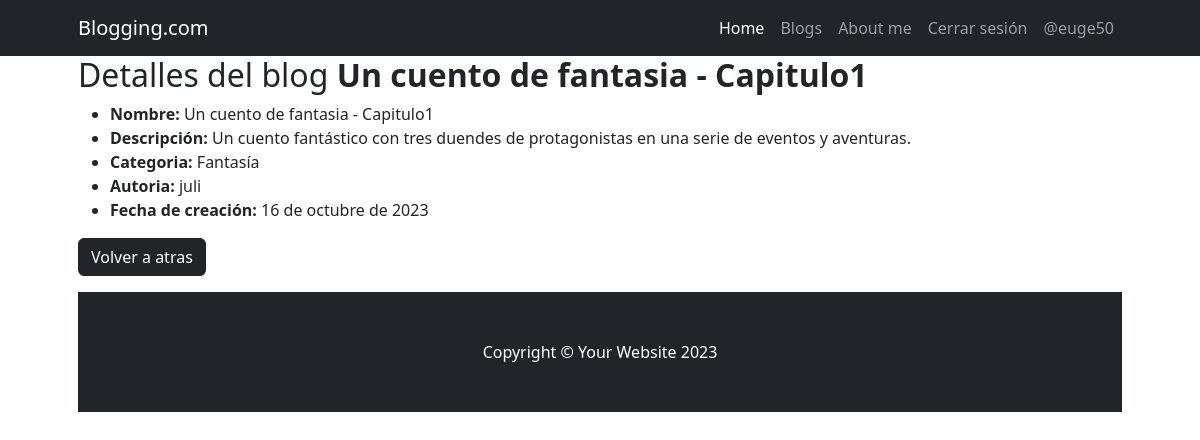
/blog/blog/detail/7 (signed in), run on the app's committed database.
### Blog/models.py (models this page shows, shortened)
class Blog(models.Model):
    categoria = models.ForeignKey(BlogCategoria, on_delete=models.SET_NULL, null=True, blank=True, verbose_name="categoría")
    titulo = models.CharField(max_length=100)
    descripcion_corta = models.CharField(max_length=200, null=True, blank=True, verbose_name="descripción corta")
    contenido = models.CharField(max_length=10000)
    usuario_origen_id = models.ForeignKey(User, on_delete=models.SET_NULL, null=True, blank=True, verbose_name="usuario")
    fecha_actualizacion = models.DateField(default=timezone.now, editable=False, verbose_name="fecha de actualización")
    class Meta:
        verbose_name = "blog"
        verbose_name_plural = "blogs"

class BlogCategoria(models.Model):
    nombre = models.CharField(max_length=50)
    descripcion = models.CharField(max_length=1000, null=True, blank=True, verbose_name="descripción")
    class Meta:
        verbose_name = "categoria de blogs"
        verbose_name_plural = "categorias de blogs"
    def __str__(self) -> str:
        return self.nombre

### Blog/views.py (the view)
# urls.py: path("blog/detail/<int:pk>", views.BlogDetail.as_view(), name="blog_detail"),
class BlogDetail(DetailView):
    model = models.Blog

### Blog/templates/blog/blog_detail.html
{% extends 'Blog/base.html' %}
{% block title %}
    <h2>Detalles del blog <strong>{{ object.titulo}}</strong> </h2>
{% endblock title %}
{% block blog %}
        <ul>
            <li><strong>Nombre:</strong> {{ object.titulo}}</li>
            <li><strong>Descripción:</strong> {{ object.descripcion_corta}} </li>
            <li><strong>Categoria:</strong> {{ object.categoria}} </li>
            <li><strong>Autoria:</strong> {{ object.usuario_origen_id}}</li>
            <li><strong>Fecha de creación:</strong> {{ object.fecha_actualizacion}}</li>
        </ul>
    <a href="{% url 'blog:blog_list' %}" class="btn btn-dark">Volver a atras</a>
{% endblock blog %}

### home/templates/home/navbar.html (shortened to what this page needs)
        <nav class="navbar navbar-expand-lg navbar-dark bg-dark">
            <div class="container px-5">
                <a class="navbar-brand" href="{% url 'home:index' %}">
                    Blogging.com</a>
                <div class="collapse navbar-collapse" id="navbarSupportedContent">
                    <ul class="navbar-nav ms-auto mb-2 mb-lg-0">
                        <li class="nav-item"><a class="nav-link active" aria-current="page" href="{% url 'home:index' %}">Home</a></li>
                        <li class="nav-item"><a class="nav-link" href="{% url 'blog:index' %}">Blogs</a></li>
                        <li class="nav-item"><a class="nav-link" href="{% url 'cliente:aboutme' %}">About me</a></li>
                        {% if user.is_authenticated %}
                            <li><a class="nav-link" href="{% url 'logout' %}">Cerrar sesión</a></li>
                            <li><a class="nav-link" href="{% url 'cliente:perfil_list' %}">@{{ user.username }}</a></li>
                        {% else %}
                            <li><a class="nav-link" href="{% url 'login' %}">Iniciar sesión</a></li>
                            <li><a class="nav-link" href="{% url 'cliente:registro' %}">Registrarse</a></li>
                        {% endif %}
                    </ul>
                </div>
            </div>
        </nav>

### data on the page
Blog: titulo "Un cuento de fantasia - Capitulo1", descripcion_corta "Un cuento fantástico con tres duendes de protagonistas en una serie de eventos y aventuras.", categoria "Fantasía", usuario_origen_id "juli", fecha_actualizacion "16 de octubre de 2023"

### other printed values
{{ user.username }} "euge50"
